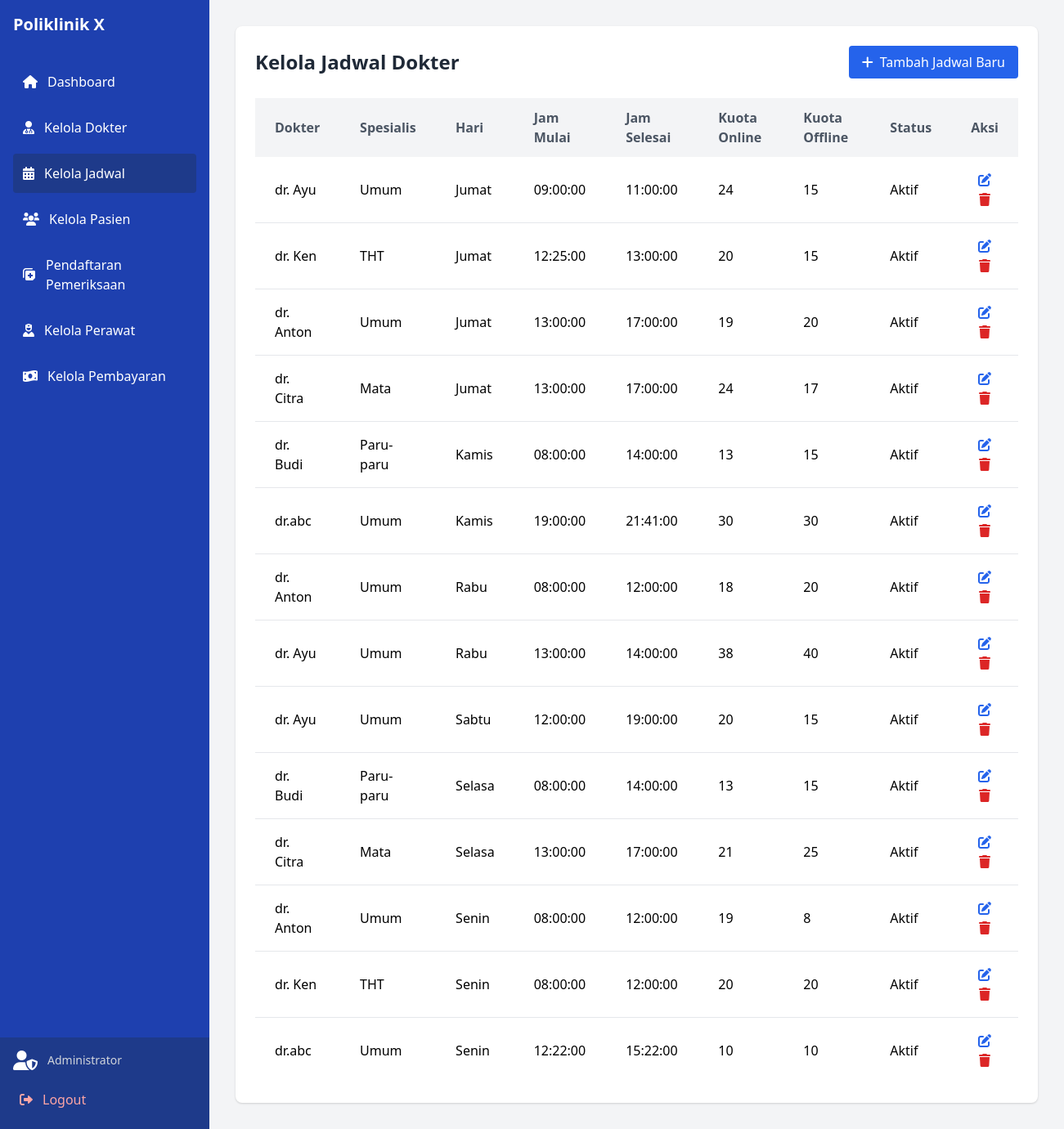
/admin/manage_schedules.php, run on an earlier commit of the app's database.
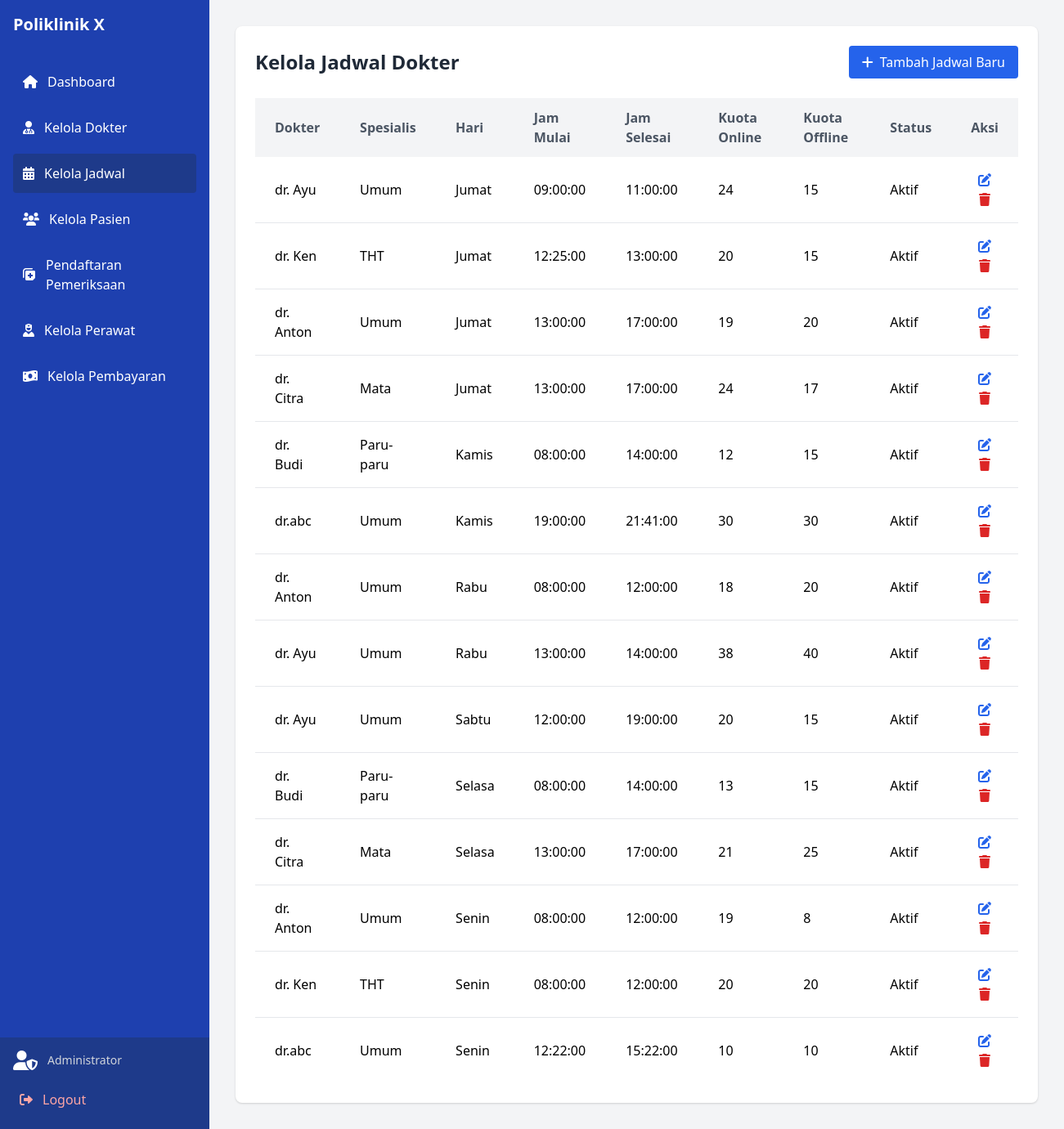
And on a later commit of the database.
### tables this page shows
CREATE TABLE `jadwal_dokter` (
  `ID_Jadwal` int(11) NOT NULL,
  `ID_Dokter` int(11) DEFAULT NULL,
  `Jam_Mulai` time NOT NULL,
  `Jam_Selesai` time NOT NULL,
  `Kuota_Online` int(11) DEFAULT NULL,
  `Kuota_Offline` int(11) DEFAULT NULL,
  `Max_Pasien` int(11) NOT NULL DEFAULT 20,
  `Hari` varchar(20) NOT NULL,
  `Status` enum('Aktif','Tidak Aktif') DEFAULT 'Aktif',
  `Keterangan` text DEFAULT NULL
);

CREATE TABLE `dokter` (
  `ID_Dokter` int(11) NOT NULL,
  `Username` varchar(50) NOT NULL,
  `Password` varchar(255) NOT NULL,
  `Nama` varchar(100) NOT NULL,
  `Spesialis` varchar(50) NOT NULL,
  `Jadwal_Praktik` varchar(255) DEFAULT NULL
);

### admin/manage_schedules.php (the view, shortened to what the changed rows need)
<?php
require_once('../config/db_connection.php');
$schedules = $conn->query("
    SELECT jd.*, d.Nama as nama_dokter, d.Spesialis,
           (SELECT COUNT(*) FROM pendaftaran p
            JOIN jadwal_dokter j ON p.ID_Jadwal = j.ID_Jadwal
            WHERE j.ID_Jadwal = jd.ID_Jadwal AND p.Status IN ('Konfirmasi', 'Menunggu')) as total_pendaftaran,
           jd.Kuota_Online - (SELECT COUNT(*) FROM pendaftaran p
            JOIN jadwal_dokter j ON p.ID_Jadwal = j.ID_Jadwal
            WHERE j.ID_Jadwal = jd.ID_Jadwal AND p.Status IN ('Konfirmasi', 'Menunggu')) as sisa_kuota
    FROM jadwal_dokter jd
    JOIN dokter d ON jd.ID_Dokter = d.ID_Dokter
    ORDER BY jd.Hari, jd.Jam_Mulai
");
?>
<!DOCTYPE html>
<html lang="id">
<head>
    <link href="https://cdn.jsdelivr.net/npm/tailwindcss@2.2.19/dist/tailwind.min.css" rel="stylesheet">
    <link href="https://cdnjs.cloudflare.com/ajax/libs/font-awesome/6.0.0/css/all.min.css" rel="stylesheet">
</head>
<body class="bg-gray-100">
    <div class="flex min-h-screen">
        <aside class="w-64 bg-blue-800 text-white fixed h-full">
            <div class="p-4">
                <h1 class="text-xl font-bold mb-8">Poliklinik X</h1>
            </div>
        </aside>
        <main class="flex-1 ml-64 p-8">
            <div class="bg-white rounded-lg shadow p-6">
                <div class="flex justify-between items-center mb-6">
                    <h2 class="text-2xl font-bold text-gray-800">Kelola Jadwal Dokter</h2>
                </div>
                <div class="overflow-x-auto">
                    <table class="min-w-full bg-white">
                        <thead class="bg-gray-100 text-gray-600">
                            <tr>
                                <th class="px-6 py-3 text-left">Dokter</th>
                                <th class="px-6 py-3 text-left">Spesialis</th>
                                <th class="px-6 py-3 text-left">Hari</th>
                                <th class="px-6 py-3 text-left">Jam Mulai</th>
                                <th class="px-6 py-3 text-left">Jam Selesai</th>
                                <th class="px-6 py-3 text-left">Kuota Online</th>
                                <th class="px-6 py-3 text-left">Kuota Offline</th>
                                <th class="px-6 py-3 text-left">Status</th>
                                <th class="px-6 py-3 text-center">Aksi</th>
                            </tr>
                        </thead>
                        <tbody class="divide-y divide-gray-200">
                            <?php while ($row = $schedules->fetch_assoc()): ?>
                                <tr>
                                    <td class="px-6 py-4"><?php echo htmlspecialchars($row['nama_dokter']); ?></td>
                                    <td class="px-6 py-4"><?php echo htmlspecialchars($row['Spesialis']); ?></td>
                                    <td class="px-6 py-4"><?php echo htmlspecialchars($row['Hari']); ?></td>
                                    <td class="px-6 py-4"><?php echo htmlspecialchars($row['Jam_Mulai']); ?></td>
                                    <td class="px-6 py-4"><?php echo htmlspecialchars($row['Jam_Selesai']); ?></td>
                                    <td class="px-6 py-4"><?php echo htmlspecialchars($row['Kuota_Online']); ?></td>
                                    <td class="px-6 py-4"><?php echo htmlspecialchars($row['Kuota_Offline']); ?></td>
                                    <td class="px-6 py-4"><?php echo htmlspecialchars($row['Status']); ?></td>
                                    <td class="px-6 py-4 text-center">
                                        <a href="#" onclick='editSchedule(<?php echo json_encode($row); ?>)'
                                            class="text-blue-600 hover:text-blue-900">
                                            <i class="fas fa-edit"></i>
                                        </a>
                                        <a href="?delete=<?php echo $row['ID_Jadwal']; ?>"
                                            onclick="return confirm('Apakah Anda yakin ingin menghapus jadwal ini?')"
                                            class="text-red-600 hover:text-red-900">
                                            <i class="fas fa-trash"></i>
                                        </a>
                                    </td>
                                </tr>
                            <?php endwhile; ?>
                        </tbody>
                    </table>
                </div>
            </div>
        </main>
    </div>
</body>
</html>

What changed in the data, as far as the page shows it:
changed jadwal_dokter (number 5 of 14 on the later page): Kuota_Online "13" → "12"
